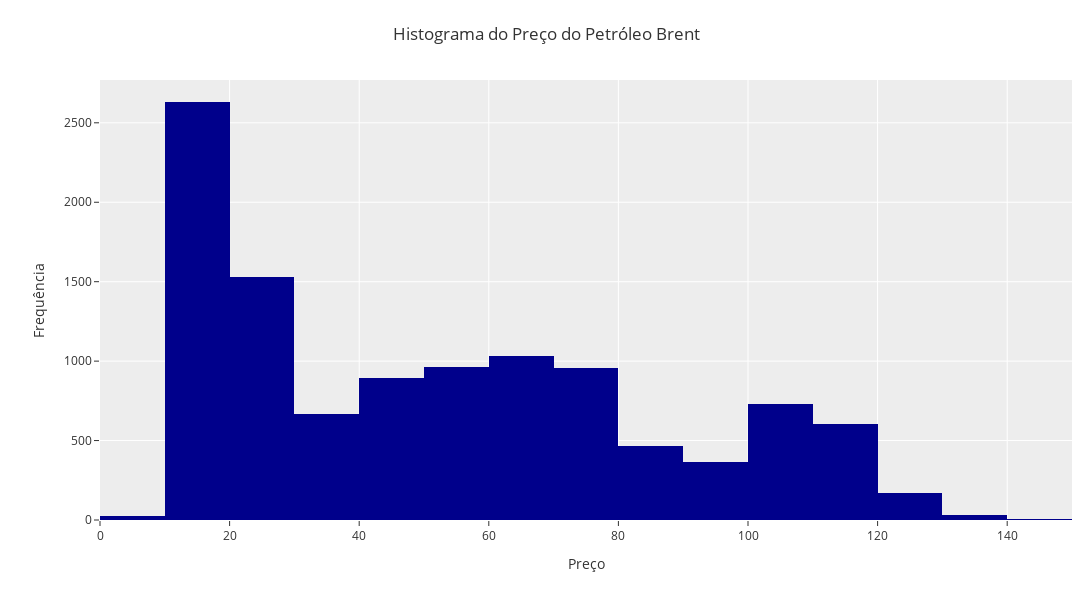

The notebook cell saved with this chart:
### Markdown cell above
**Distribuição das variáveis**

### Code cell
fig = px.histogram(
    data_frame=df_eda, 
    x='preco', 
    nbins=20,
    template=template,
    color_discrete_sequence=['#00008B']
)
fig.update_layout(
    title='Histograma do Preço do Petróleo Brent',
    xaxis_title='Preço',
    yaxis_title='Frequência',
    width=1600, 
    height=600,
    margin=dict(l=100, r=20, t=80, b=80)
)
fig.show()

### Figure 1 — Plotly figure (JSON) as saved in the notebook; plotly's stock layout.template omitted (floating-point values rounded to 4 significant figures; data arrays with more than 128 entries replaced by an {"elided": "..."} marker saying what was removed)
{"data": [{"alignmentgroup": "True", "bingroup": "x", "hovertemplate": "preco=%{x}<br>count=%{y}<extra></extra>", "legendgroup": "", "marker": {"color": "#00008B", "pattern": {"shape": ""}}, "name": "", "nbinsx": 20, "offsetgroup": "", "orientation": "v", "showlegend": false, "type": "histogram", "x": {"elided": "11082 float values"}, "xaxis": "x", "yaxis": "y"}], "layout": {"barmode": "relative", "height": 600, "legend": {"tracegroupgap": 0}, "margin": {"b": 80, "l": 100, "r": 20, "t": 80}, "title": {"text": "Histograma do Preço do Petróleo Brent"}, "width": 1600, "xaxis": {"anchor": "y", "domain": [0, 1], "title": {"text": "Preço"}}, "yaxis": {"anchor": "x", "domain": [0, 1], "title": {"text": "Frequência"}}}}
